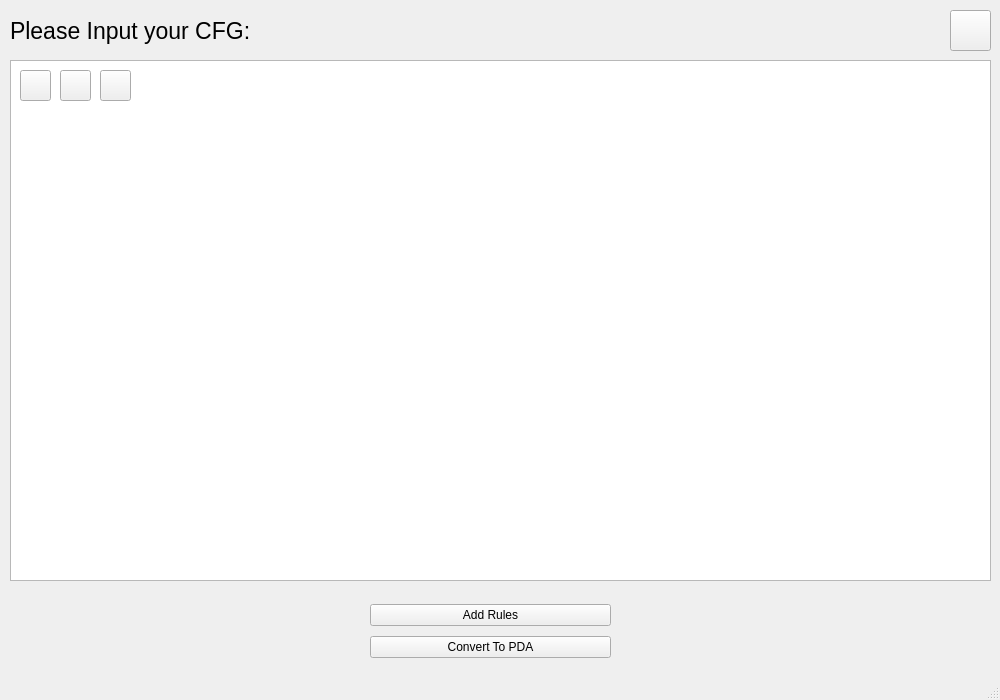
<?xml version="1.0" encoding="UTF-8"?>
<ui version="4.0">
 <class>MainWindow</class>
 <widget class="QMainWindow" name="MainWindow">
  <property name="geometry">
   <rect>
    <x>0</x>
    <y>0</y>
    <width>1000</width>
    <height>700</height>
   </rect>
  </property>
  <property name="windowTitle">
   <string>MainWindow</string>
  </property>
  <widget class="QWidget" name="centralwidget">
   <widget class="QPushButton" name="backBtn">
    <property name="geometry">
     <rect>
      <x>950</x>
      <y>10</y>
      <width>41</width>
      <height>41</height>
     </rect>
    </property>
    <property name="text">
     <string/>
    </property>
    <property name="icon">
     <iconset>
      <normaloff>../Resources/backBtn.png</normaloff>../Resources/backBtn.png</iconset>
    </property>
    <property name="iconSize">
     <size>
      <width>41</width>
      <height>41</height>
     </size>
    </property>
   </widget>
   <widget class="QLabel" name="label">
    <property name="geometry">
     <rect>
      <x>10</x>
      <y>10</y>
      <width>321</width>
      <height>41</height>
     </rect>
    </property>
    <property name="font">
     <font>
      <pointsize>17</pointsize>
     </font>
    </property>
    <property name="text">
     <string>Please Input your CFG:</string>
    </property>
   </widget>
   <widget class="QStackedWidget" name="inputMenu">
    <property name="enabled">
     <bool>true</bool>
    </property>
    <property name="geometry">
     <rect>
      <x>360</x>
      <y>570</y>
      <width>261</width>
      <height>121</height>
     </rect>
    </property>
    <property name="currentIndex">
     <number>1</number>
    </property>
    <widget class="QWidget" name="page">
     <widget class="QWidget" name="verticalLayoutWidget">
      <property name="geometry">
       <rect>
        <x>0</x>
        <y>30</y>
        <width>261</width>
        <height>71</height>
       </rect>
      </property>
      <layout class="QVBoxLayout" name="verticalLayout">
       <item>
        <widget class="QLineEdit" name="inputEdge_2">
         <property name="text">
          <string/>
         </property>
         <property name="placeholderText">
          <string>Format is ( Variable -&gt; Productions )</string>
         </property>
        </widget>
       </item>
       <item>
        <widget class="QPushButton" name="addEdgeBtn_2">
         <property name="text">
          <string>Add Rule</string>
         </property>
        </widget>
       </item>
      </layout>
     </widget>
    </widget>
    <widget class="QWidget" name="page_1">
     <widget class="QWidget" name="verticalLayoutWidget_2">
      <property name="geometry">
       <rect>
        <x>10</x>
        <y>30</y>
        <width>241</width>
        <height>64</height>
       </rect>
      </property>
      <layout class="QVBoxLayout" name="verticalLayout_4">
       <item>
        <widget class="QPushButton" name="addEdgeBtn_3">
         <property name="text">
          <string>Add Rules</string>
         </property>
        </widget>
       </item>
       <item>
        <widget class="QPushButton" name="addEdgeBtn">
         <property name="text">
          <string>Convert To PDA</string>
         </property>
        </widget>
       </item>
      </layout>
     </widget>
    </widget>
   </widget>
   <widget class="QScrollArea" name="scrollArea">
    <property name="geometry">
     <rect>
      <x>10</x>
      <y>60</y>
      <width>981</width>
      <height>521</height>
     </rect>
    </property>
    <property name="widgetResizable">
     <bool>true</bool>
    </property>
    <widget class="QWidget" name="scrollAreaWidgetContents">
     <property name="geometry">
      <rect>
       <x>0</x>
       <y>0</y>
       <width>979</width>
       <height>519</height>
      </rect>
     </property>
     <widget class="QLabel" name="frame">
      <property name="geometry">
       <rect>
        <x>0</x>
        <y>0</y>
        <width>981</width>
        <height>521</height>
       </rect>
      </property>
      <property name="styleSheet">
       <string notr="true">background-color:white;</string>
      </property>
      <property name="alignment">
       <set>Qt::AlignCenter</set>
      </property>
     </widget>
    </widget>
   </widget>
   <widget class="QPushButton" name="zoomInBtn">
    <property name="geometry">
     <rect>
      <x>20</x>
      <y>70</y>
      <width>31</width>
      <height>31</height>
     </rect>
    </property>
    <property name="text">
     <string/>
    </property>
    <property name="icon">
     <iconset>
      <normaloff>../Resources/ZoomIn.png</normaloff>../Resources/ZoomIn.png</iconset>
    </property>
   </widget>
   <widget class="QPushButton" name="zoomOutBtn">
    <property name="geometry">
     <rect>
      <x>60</x>
      <y>70</y>
      <width>31</width>
      <height>31</height>
     </rect>
    </property>
    <property name="text">
     <string/>
    </property>
    <property name="icon">
     <iconset>
      <normaloff>../Resources/ZoomOut.png</normaloff>../Resources/ZoomOut.png</iconset>
    </property>
   </widget>
   <widget class="QPushButton" name="downloadBtn">
    <property name="geometry">
     <rect>
      <x>100</x>
      <y>70</y>
      <width>31</width>
      <height>31</height>
     </rect>
    </property>
    <property name="text">
     <string/>
    </property>
    <property name="icon">
     <iconset>
      <normaloff>../Resources/download.png</normaloff>../Resources/download.png</iconset>
    </property>
   </widget>
   <zorder>inputMenu</zorder>
   <zorder>scrollArea</zorder>
   <zorder>backBtn</zorder>
   <zorder>label</zorder>
   <zorder>zoomInBtn</zorder>
   <zorder>zoomOutBtn</zorder>
   <zorder>downloadBtn</zorder>
  </widget>
  <widget class="QStatusBar" name="statusbar"/>
 </widget>
 <resources/>
 <connections/>
</ui>
